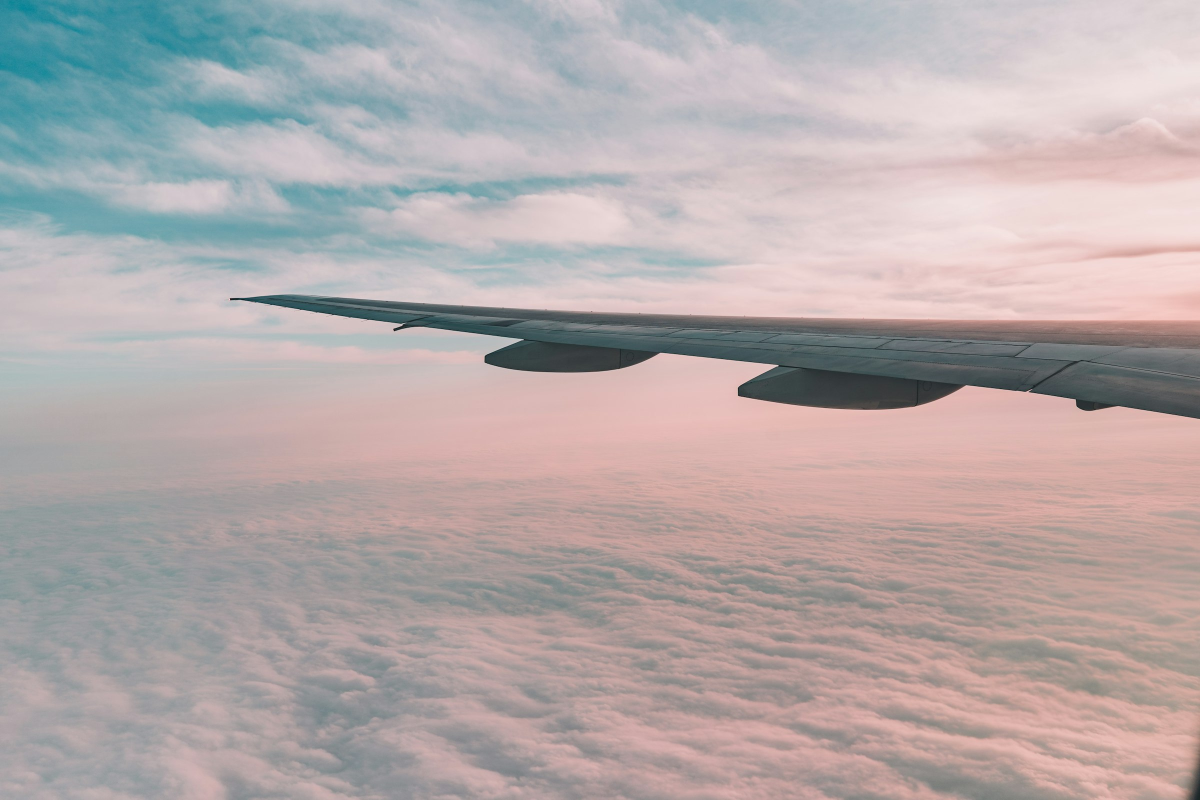
#> input picture prototype/assets/images/audition/wing-over-pastel-clouds.jpg, 2400 x 1600 px (shown at 1/2 size)
$ python assets.py
#> lines starting #> are read from the running program, lines starting #| are printed output that depends on the picture
"""travel-booking prototype: prepare media and fonts for assets/.

What it does, and why:
- Crops the hero photo's dark lower-right corner (the camera's own window
  frame) and writes WebP width derivatives plus one JPEG fallback into
  assets/images/hero/, with a manifest of real sizes for srcset.
- Copies the three self-hosted Calibre woff2 files from the project's
  fonts/calibre/ into assets/fonts/ (Calibre ships in 200, 400, 700 only).
The colour grade is not baked in: it is an SVG filter per palette (see
tools/grade_filter.py), so both palette versions share these files.

Run from the prototype folder:  python -I tools/assets.py
Needs Pillow. Never upscales. Rerunning changes nothing if inputs match.
"""
import json
import shutil
import sys
from pathlib import Path

from PIL import Image

ROOT = Path(__file__).resolve().parent.parent          # prototype/
PROJECT = ROOT.parent                                   # projects/travel-booking/

HERO_SRC = ROOT / "assets/images/audition/wing-over-pastel-clouds.jpg"
HERO_OUT = ROOT / "assets/images/hero"
HERO_NAME = "wing-over-clouds"
# The source is 2400x1600. Its bottom-right corner shows the camera's own
# window frame as a dark wedge; 60px off the right and bottom removes it.
HERO_CROP = (0, 0, 2340, 1540)
# Widths fitted to the window row: 358px wide at 390 (x2 = 716, so 800),
# about 1300 at 1440 with the drift margin (x2 = 2600, capped by the source).
HERO_WIDTHS = (800, 1200, 1600, 2340)

FONTS_SRC = PROJECT / "fonts/calibre"
FONTS_OUT = ROOT / "assets/fonts"
FONT_FILES = ("Calibre-Thin.woff2", "Calibre-Regular.woff2", "Calibre-Bold.woff2")


def hero():
    HERO_OUT.mkdir(parents=True, exist_ok=True)
    im = Image.open(HERO_SRC).convert("RGB").crop(HERO_CROP)
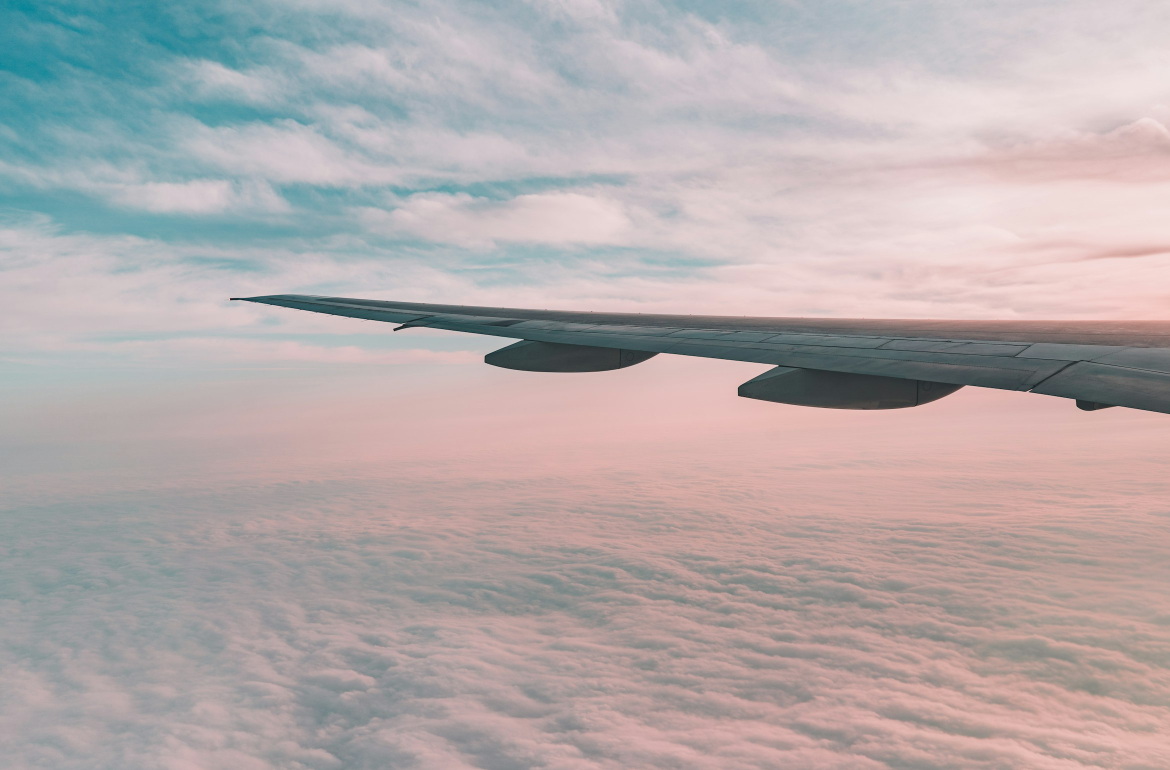
#> im: PIL image 2340x1540 RGB (shown at 1/2 size); mean R, G, B 179.4, 170.5, 171.1
    manifest = {"name": HERO_NAME, "width": im.width, "height": im.height, "files": []}
    for w in HERO_WIDTHS:
        if w > im.width:
            continue
        h = round(im.height * w / im.width)
        out = HERO_OUT / f"{HERO_NAME}-{w}.webp"
        im.resize((w, h), Image.LANCZOS).save(out, "WEBP", quality=82, method=6)
        manifest["files"].append({"file": out.name, "width": w, "height": h})
#> this loop made 4 passes
#> pass 1, in hero, `im.resize((w, h), Image.LANCZOS).save(out, "WEBP", quality=82, method=6)`:
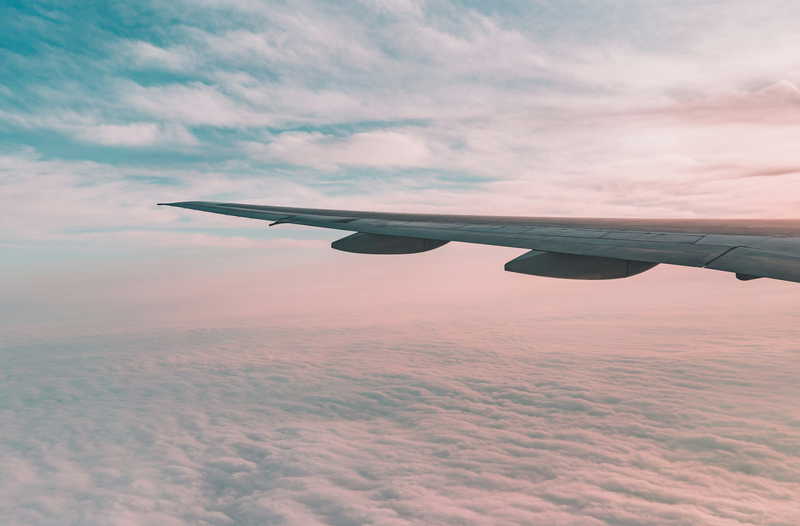
#> saved as wing-over-clouds-800.webp: PIL image 800x526 RGB; mean R, G, B 179.4, 170.5, 171.1
    fallback = HERO_OUT / f"{HERO_NAME}.jpg"
    fw = 1600
    im.resize((fw, round(im.height * fw / im.width)), Image.LANCZOS).save(
        fallback, "JPEG", quality=84, optimize=True, progressive=True)
    manifest["fallback"] = {"file": fallback.name, "width": fw, "height": round(im.height * fw / im.width)}
    (HERO_OUT / "manifest.json").write_text(json.dumps(manifest, indent=2) + "\n", encoding="utf-8")
    return manifest


def fonts():
    FONTS_OUT.mkdir(parents=True, exist_ok=True)
    copied = []
    for name in FONT_FILES:
        src, dst = FONTS_SRC / name, FONTS_OUT / name
        if not dst.exists() or dst.read_bytes() != src.read_bytes():
            shutil.copyfile(src, dst)
        copied.append(name)
    return copied


if __name__ == "__main__":
    m = hero()
    f = fonts()
    print(json.dumps({"hero": m, "fonts": f}, indent=2))
#> (printed output is left out)
    sys.exit(0)
#> (the program exits here)

$ run again, with prototype/assets/images/audition/coast-town-late-light.jpg copied over prototype/assets/images/audition/wing-over-pastel-clouds.jpg
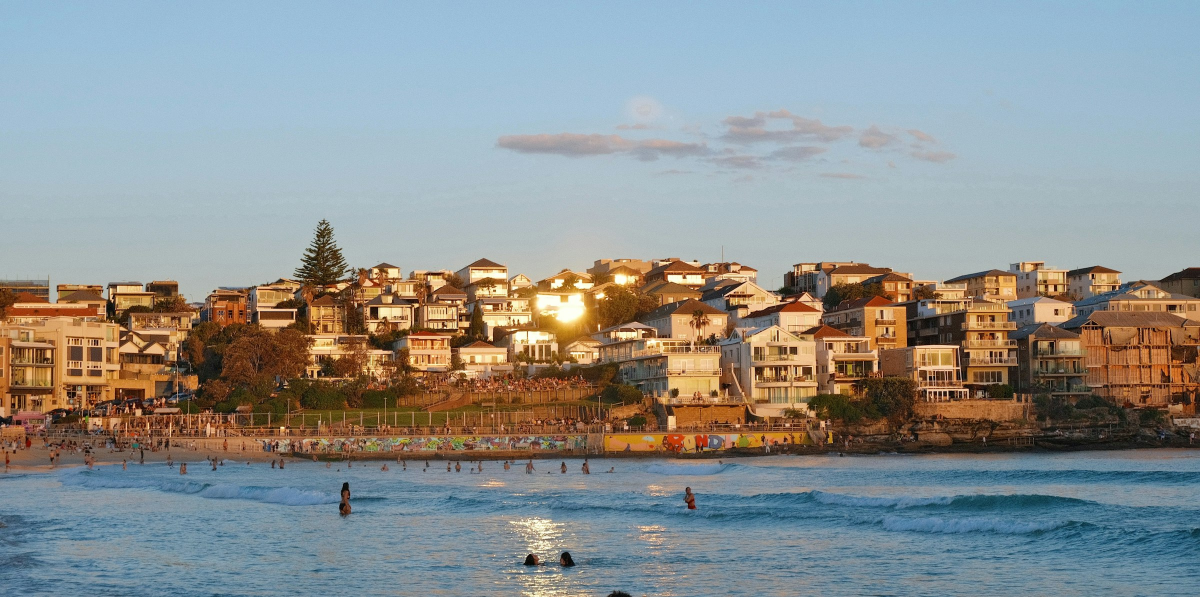
#> input picture prototype/assets/images/audition/coast-town-late-light.jpg, 2400 x 1194 px (shown at 1/2 size)
#> in hero, `im = Image.open(HERO_SRC).convert("RGB").crop(HERO_CROP)`:
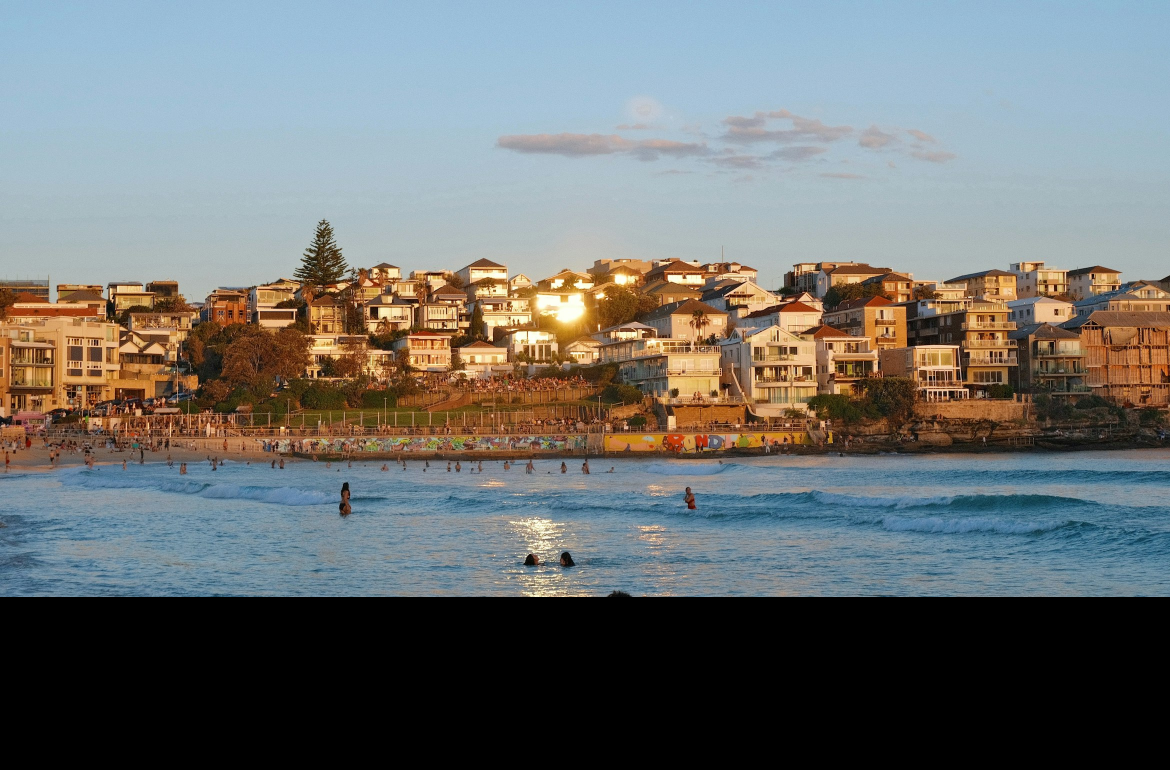
#> im: PIL image 2340x1540 RGB (shown at 1/2 size); mean R, G, B 109.7, 113, 112.1
#> the loop in hero, `for w in HERO_WIDTHS:` made 4 passes
#> pass 1, in hero, `im.resize((w, h), Image.LANCZOS).save(out, "WEBP", quality=82, method=6)`:
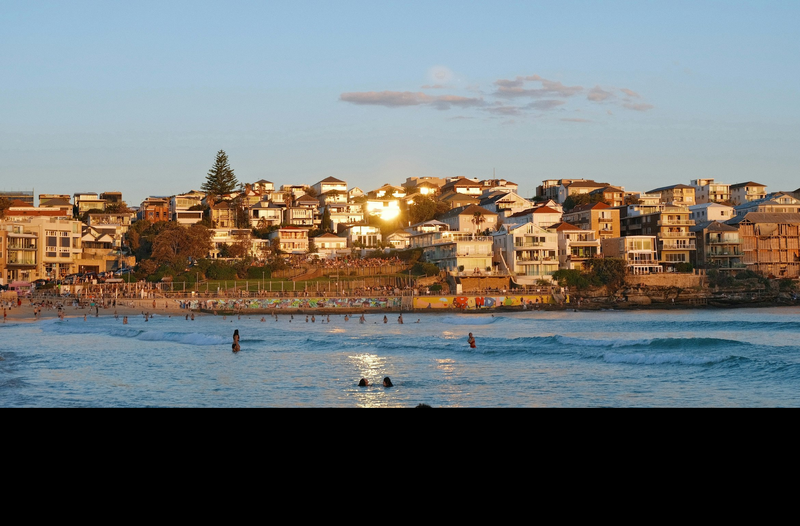
#> saved as wing-over-clouds-800.webp: PIL image 800x526 RGB; mean R, G, B 109.7, 113, 112.1
#> (printed output is left out)
